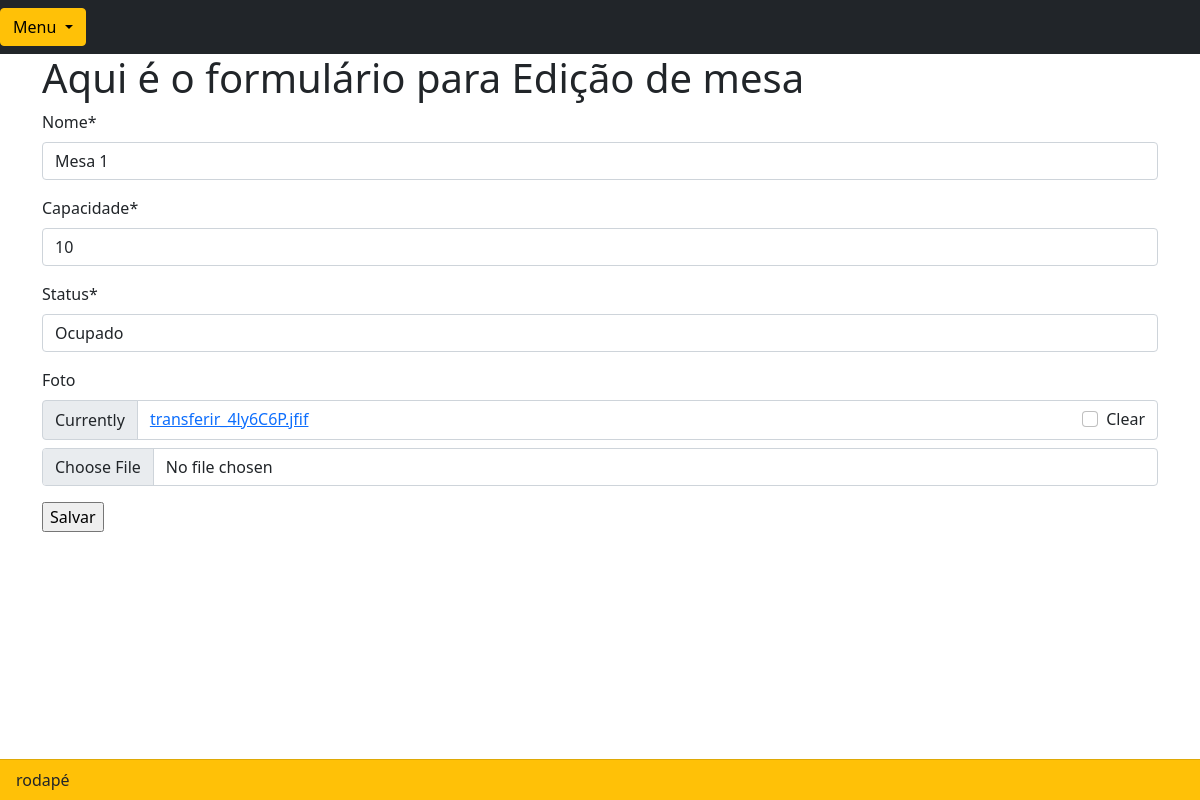
The page /editar/1 on the database its author committed.
### refeitorioapp/models.py (models this page shows, shortened)
class Mesa(models.Model):
    nome = models.CharField(max_length=200)
    capacidade = models.CharField(max_length=200)
    status = models.CharField(max_length=200)
    foto = models.ImageField(blank=True, null=True)

### refeitorioapp/views.py (the view)
# urls.py: path('editar/<int:id>', editar, name='editar'),
def editar(request,id):
    mesa = get_object_or_404(Mesa, pk=id)
    form = MesaForms(instance=mesa)
    if request.method == "POST":
        form = MesaForms(request.POST, request.FILES,instance=mesa)
        if form.is_valid():
            obj = form.save()
            obj.save()
            return redirect('mostrar')
        else:
            return render(request, 'refeitorio/editar.html', {'form': form,'mesa':mesa})
    else:
        return render(request, 'refeitorio/editar.html', {'form': form, 'mesa': mesa})

### refeitorioapp/forms.py
class MesaForms(forms.ModelForm):
    class Meta:
        model = Mesa
        fields = "__all__"

### refeitorioapp/templates/refeitorio/editar.html (shortened to what this page needs)
{% extends "refeitorio/base.html" %}
{% load crispy_forms_tags %}
{% block content %}
<h1>Aqui é o formulário para Edição de mesa</h1>
    <form method="POST" enctype="multipart/form-data">
        {{form|crispy}}
        <input type="submit" value="Salvar">
    </form>
{% endblock content %}

### rows shown on the page
Mesa: nome "Mesa 1", capacidade "10", status "Ocupado"
